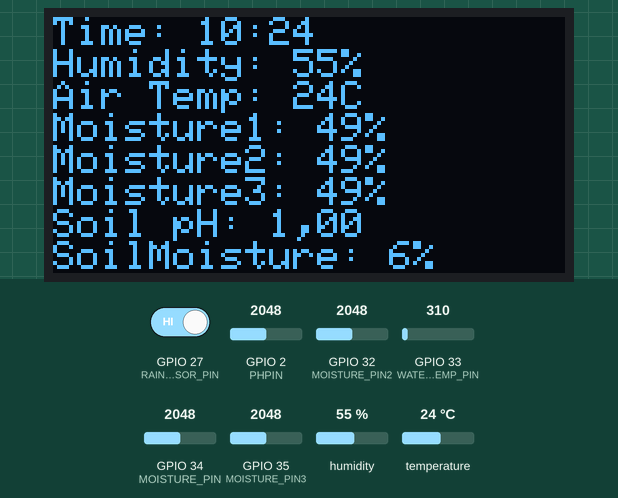
This sketch was run on a simulated ESP32. Parts: 128×64 one-colour display. The test bench sets the inputs (shaded band); at power-on: GPIO 2 (PHPIN) = 2048, humidity 55 %, GPIO 33 (WATER_TEMP_PIN) = 310, GPIO 32 (MOISTURE_PIN2) = 2048, GPIO 34 (MOISTURE_PIN) = 2048, GPIO 27 (RAIN_SENSOR_PIN) HIGH, GPIO 35 (MOISTURE_PIN3) = 2048, temperature 24 °C. WiFi joins after 1.5 s; servers stay silent unless stated; the local clock reads 2024-03-15 10:24:30 at power-on unless the sketch sets it; random numbers use the default seed unless the sketch sets one; what the sketch prints to the serial monitor is not drawn.

Above: at 3.2 s.
3.3 s: GPIO 2 (PHPIN) set to 122
At 9.5 s:
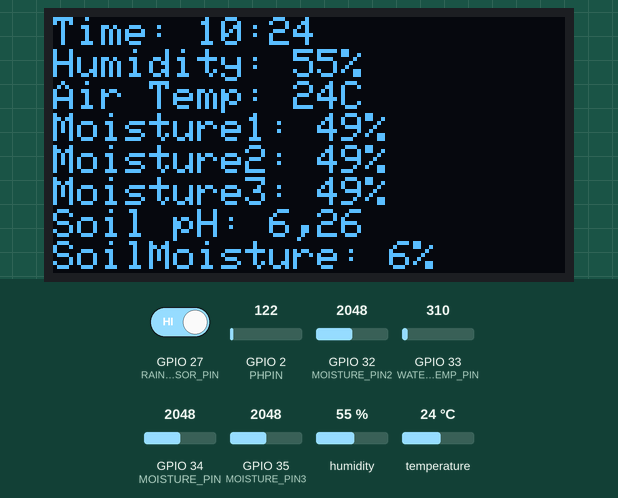
28.3 s: humidity set to 22 %
At 34.7 s:
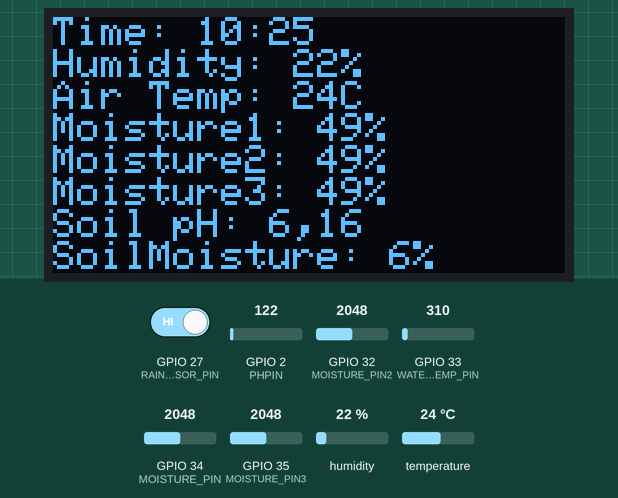
35.4 s: GPIO 33 (WATER_TEMP_PIN) set to 372
At 41.3 s:
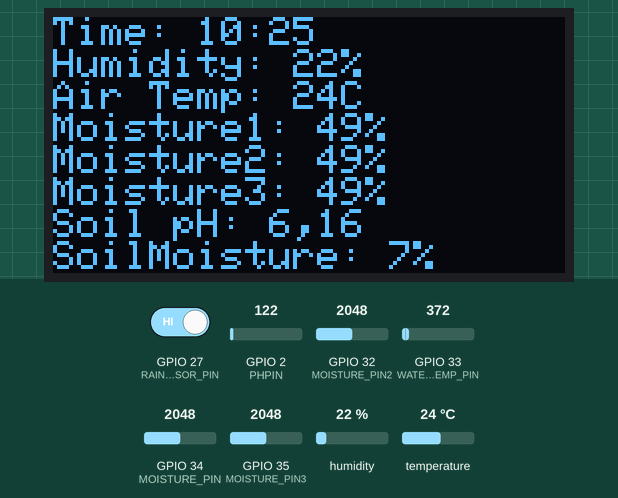
47.9 s: GPIO 32 (MOISTURE_PIN2) set to 2866
At 54.6 s:
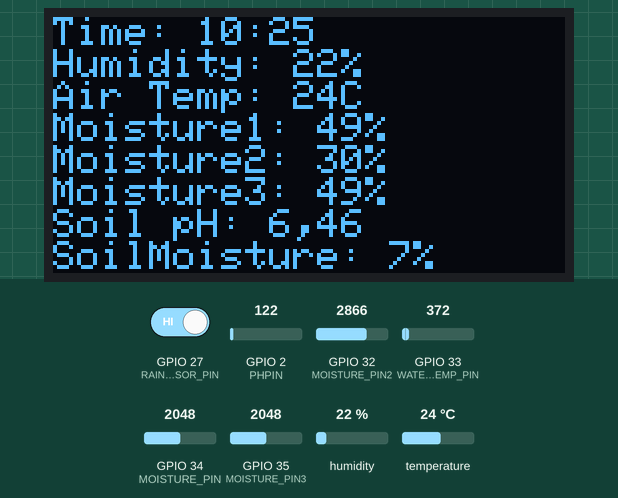
60.4 s: GPIO 34 (MOISTURE_PIN) set to 2866
At 66.5 s:
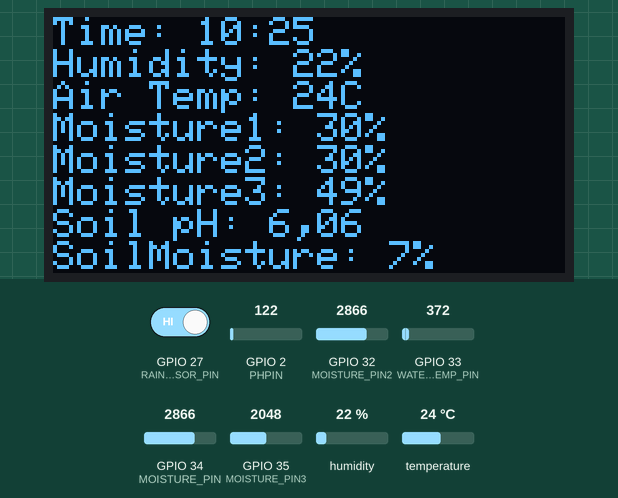
Timing chart, 0 to 68.0 s (numbered marks = the images above; inputs shaded):
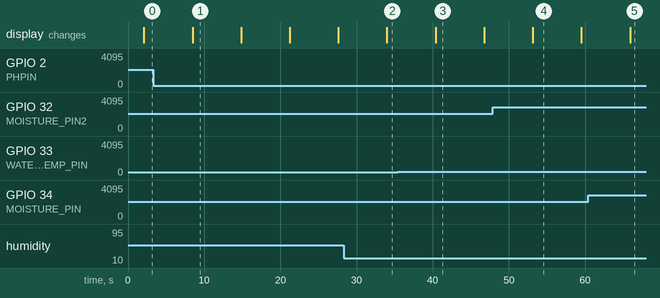

The sketch:

test.ino
```cpp
#include <Wire.h>
#include <Adafruit_SSD1306.h>
#include <DHT.h>
#include <WiFi.h>
#include <FirebaseESP32.h>
#include <time.h>  // Library untuk menampilkan waktu
#include <SD.h>

// Ganti dengan kredensial Firebase dan WiFi Anda
#define FIREBASE_HOST "data-test-abec7-default-rtdb.asia-southeast1.firebasedatabase.app" // Removed "https://"
#define FIREBASE_API_KEY "AIzaSyCNyw8q2Rb4SNnHopHp8WB0WBNJXmeyQXc"
#define WIFI_SSID "You_WIFI"
#define WIFI_PASSWORD "You_WIFI_PASSWORD"
#define FIREBASE_EMAIL "You_EMAIL"
#define FIREBASE_PASSWORD "You_EMAIL_PASSWORD"

#define SCREEN_WIDTH 128
#define SCREEN_HEIGHT 64
#define OLED_RESET -1

#define PHPIN 2          // Pin untuk sensor pH
#define DHTPIN 4         // Pin untuk DHT22
#define DHTTYPE DHT22    // Tipe DHT
#define MOISTURE_PIN 34  // Pin untuk kelembaban tanah 1
#define MOISTURE_PIN2 32 // Pin untuk kelembaban tanah 2
#define MOISTURE_PIN3 35 // Pin untuk kelembaban tanah 3
#define WATER_TEMP_PIN 33// Pin untuk suhu air
#define RAIN_SENSOR_PIN 27// Pin untuk sensor hujan

Adafruit_SSD1306 display(SCREEN_WIDTH, SCREEN_HEIGHT, &Wire, OLED_RESET);
DHT dht(DHTPIN, DHTTYPE);

FirebaseData firebaseData;
FirebaseConfig firebaseConfig;
FirebaseAuth firebaseAuth;

// Konstanta Kalibrasi pH
const float pH_Slope = 0.00353;      // Slope dari kalibrasi
const float pH_Intercept = 0.999;    // Intercept dari kalibrasi

void connectToWiFi() {
  WiFi.begin(WIFI_SSID, WIFI_PASSWORD);
  Serial.print("Connecting to WiFi");
  unsigned long startAttemptTime = millis();

  while (WiFi.status() != WL_CONNECTED && millis() - startAttemptTime < 30000) {
    delay(1000);
    Serial.print(".");
  }

  if (WiFi.status() == WL_CONNECTED) {
    Serial.println("\nConnected to WiFi");
    Serial.print("IP Address: ");
    Serial.println(WiFi.localIP());
  } else {
    Serial.println("\nFailed to connect to WiFi");
  }
}

// Konfigurasi NTP untuk mendapatkan waktu
void configureTime() {
  configTime(7 * 3600, 0, "pool.ntp.org", "time.nist.gov");  // GMT+7 untuk Indonesia
  Serial.println("Waktu telah dikonfigurasi.");
}

String getTime() {
  struct tm timeInfo;
  if (!getLocalTime(&timeInfo)) {
    Serial.println("Gagal mendapatkan waktu");
    return "00:00";
  }

  char buffer[6];
  strftime(buffer, sizeof(buffer), "%H:%M", &timeInfo);
  return String(buffer);
}

void setup() {
  Serial.begin(115200);
  connectToWiFi();

  // Konfigurasi Firebase
  firebaseConfig.api_key = FIREBASE_API_KEY;
  firebaseConfig.database_url = FIREBASE_HOST;
  firebaseAuth.user.email = FIREBASE_EMAIL;
  firebaseAuth.user.password = FIREBASE_PASSWORD;
  Firebase.begin(&firebaseConfig, &firebaseAuth);
  Firebase.reconnectWiFi(true);

  // Inisialisasi OLED
  if (!display.begin(SSD1306_SWITCHCAPVCC, 0x3C)) { // Pastikan alamat I2C benar
    Serial.println(F("SSD1306 allocation failed"));
    while (true); // Menghentikan eksekusi jika OLED gagal diinisialisasi
  }

  display.clearDisplay();
  display.setTextSize(1); // Menggunakan ukuran teks yang lebih besar untuk keterbacaan
  display.setTextColor(SSD1306_WHITE);
  display.setCursor(0, 0);
  display.println(F("Initializing..."));
  display.display();

  // Inisialisasi sensor DHT
  dht.begin();

  // Inisialisasi pin rain sensor
  pinMode(RAIN_SENSOR_PIN, INPUT_PULLUP);

  // Konfigurasi NTP
  configureTime();

  // Menginisialisasi random seed
  randomSeed(analogRead(0)); // Menginisialisasi seed untuk random
}

// Fungsi untuk membaca pH dari sensor
float readSoilPH(float &hasil) {
    int sensorValue = analogRead(PHPIN);
    Serial.print("Raw sensor value: ");
    Serial.println(sensorValue); // Tampilkan nilai mentah ke serial monitor

    // Menghitung pH berdasarkan rumus
    hasil = (-0.0139 * sensorValue) + 7.851;

    // Tambahkan variasi acak dengan batasan untuk tetap dalam rentang 1-14
    float randomVariation = random(-3, 4) / 10.0; // Variasi antara -0.3 hingga 0.3
    hasil += randomVariation;

    // Pastikan nilai tetap dalam rentang 1-14
    hasil = constrain(hasil, 1.0, 14.0);

    // Debugging tambahan
    Serial.print("Calculated pH: ");
    Serial.println(hasil);

    return hasil; // Kembalikan nilai pH yang dibaca
}

void readSensors(float &humidity, float &airTemp, float &moisture1,
                 float &moisture2, float &moisture3,
                 float &soilTempC, float &soilPHValue, float &hasil, String &rainSensor) {

  // Membaca kelembaban dan suhu udara
  humidity = dht.readHumidity();
  airTemp = dht.readTemperature();

  // Pastikan nilai kelembaban dan suhu valid
  if (isnan(humidity) || humidity < 0 || humidity > 100) {
    humidity = 0;  // Atur kelembaban ke 0 jika tidak valid
    Serial.println("Humidity reading is invalid, set to 0");
  }

  if (isnan(airTemp) || airTemp < -40 || airTemp > 80) {
    airTemp = 0;  // Atur suhu udara ke 0 jika tidak valid
    Serial.println("Air temperature reading is invalid, set to 0");
  }

  // Membaca nilai pH tanah
  soilPHValue = readSoilPH(hasil); // Panggil fungsi dengan parameter hasil

  // Membaca nilai kelembaban tanah
  int rawMoistureValue = analogRead(MOISTURE_PIN);
  int rawMoistureValue2 = analogRead(MOISTURE_PIN2);
  int rawMoistureValue3 = analogRead(MOISTURE_PIN3);

  int maxMoistureValue = 4095;
  moisture1 = constrain(map(maxMoistureValue - rawMoistureValue, 0, maxMoistureValue, 0, 100), 0, 100);
  moisture2 = constrain(map(maxMoistureValue - rawMoistureValue2, 0, maxMoistureValue, 0, 100), 0, 100);
  moisture3 = constrain(map(maxMoistureValue - rawMoistureValue3, 0, maxMoistureValue, 0, 100), 0, 100);

  // Membaca suhu air
  int soilTempValue = analogRead(WATER_TEMP_PIN);
  soilTempC = constrain(map(soilTempValue, 0, 4095, 0, 80), 0, 80); // Rentang suhu dari 0 hingga 80

  // Membaca status rain sensor
  int rainSensorValue = digitalRead(RAIN_SENSOR_PIN);
  rainSensor = (rainSensorValue == LOW) ? "Rain" : "NoRain";
}


void updateDisplay(float humidity, float airTemp, float moisture1, float moisture2, float moisture3,
                  float soilPHValue, float soilTempC, String rainSensorStatus, float hasil) { // Tambahkan parameter untuk hasil

  String currentTime = getTime(); // Mendapatkan waktu sekarang

  display.clearDisplay();
  display.setCursor(0, 0);

  display.print(F("Time: "));
  display.println(currentTime);

  display.print(F("Humidity: "));
  display.print((int)humidity);
  display.println(F("%"));

  display.print(F("Air Temp: "));
  display.print((int)airTemp);
  display.println(F("C"));

  display.print(F("Moisture1: "));
  display.print((int)moisture1);
  display.println(F("%"));

  display.print(F("Moisture2: "));
  display.print((int)moisture2);
  display.println(F("%"));

  display.print(F("Moisture3: "));
  display.print((int)moisture3);
  display.println(F("%"));

  display.print(F("Soil pH: "));
  // Format pH with comma
  String soilPHStr = String(hasil, 2);
  soilPHStr.replace('.', ',');
  display.print(soilPHStr);
  display.println();

  display.print(F("SoilMoisture: "));
  display.print((int)soilTempC);
  display.println(F("%"));

  display.print(F("Rain: "));
  display.println(rainSensorStatus);

  display.display();
}

void uploadToFirebase(float humidity, float airTemp, float moisture1, float moisture2,
                      float moisture3, float soilPH, float soilTempC, String rainSensor) {

  if (WiFi.status() == WL_CONNECTED) {
    String path = "/node1/";

    // Mengupload data sensor ke Firebase
    Firebase.setFloat(firebaseData, path + "Humidity", humidity);
    Firebase.setFloat(firebaseData, path + "AirTemperature", airTemp);
    Firebase.setFloat(firebaseData, path + "Moisture1EP000468", moisture1);
    Firebase.setFloat(firebaseData, path + "Moisture2YL69", moisture2);
    Firebase.setFloat(firebaseData, path + "Moisture3CapasitiveV1_2", moisture3);
    Firebase.setFloat(firebaseData, path + "Moisture4StickADC", soilTempC);
    Firebase.setString(firebaseData, path + "RainSensor", rainSensor);

    // Upload current time
    String currentTime = getTime();
    Firebase.setString(firebaseData, path + "Time", currentTime);

    // Format soil pH with comma
    String soilPHStr = String(soilPH, 2);
    soilPHStr.replace('.', ',');
    Firebase.setString(firebaseData, path + "SoilPH", soilPHStr);
  }
}

void loop() {
  float humidity, airTemp, moisture1, moisture2, moisture3, soilTempC, soilPHValue, hasil; // Tambahkan variabel untuk hasil
  String rainSensor;

  readSensors(humidity, airTemp, moisture1, moisture2, moisture3, soilTempC, soilPHValue, hasil, rainSensor); // Panggil readSensors dengan parameter hasil

  updateDisplay(humidity, airTemp, moisture1, moisture2, moisture3, soilPHValue, soilTempC, rainSensor, hasil); // Panggil updateDisplay dengan parameter hasil

  uploadToFirebase(humidity, airTemp, moisture1, moisture2, moisture3, hasil, soilTempC, rainSensor);

  delay(5000); // Interval 5 detik sebelum membaca ulang sensor
}
```

Measured:
- after the input at 3.3 s, the display: changes after 5.2 s (image 1)
- what the display in image 1 shows lasts 6.4 s, from 8.5 s to 14.9 s
